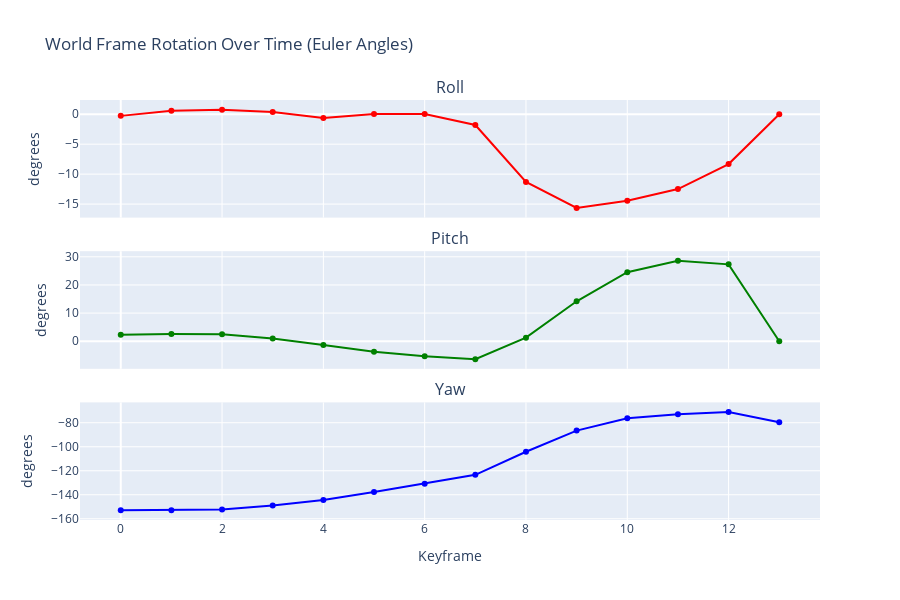

Here is the notebook cell this chart was saved with:
### Markdown cell above
### Rotation Time Series (Euler Angles)

### Code cell
# World frame rotation time series
quat_world = extract_quaternions(state_in_world)
euler_world = quaternion_to_euler(quat_world)

fig = make_subplots(rows=3, cols=1, shared_xaxes=True,
                    subplot_titles=('Roll', 'Pitch', 'Yaw'),
                    vertical_spacing=0.08)

fig.add_trace(go.Scatter(x=time_steps, y=euler_world[:, 0], mode='lines+markers', name='Roll', line=dict(color='red')), row=1, col=1)
fig.add_trace(go.Scatter(x=time_steps, y=euler_world[:, 1], mode='lines+markers', name='Pitch', line=dict(color='green')), row=2, col=1)
fig.add_trace(go.Scatter(x=time_steps, y=euler_world[:, 2], mode='lines+markers', name='Yaw', line=dict(color='blue')), row=3, col=1)

fig.update_xaxes(title_text='Keyframe', row=3, col=1)
fig.update_yaxes(title_text='degrees', row=1, col=1)
fig.update_yaxes(title_text='degrees', row=2, col=1)
fig.update_yaxes(title_text='degrees', row=3, col=1)

fig.update_layout(title='World Frame Rotation Over Time (Euler Angles)', height=600, showlegend=False)
fig.show()

### Figure 1 — Plotly figure (JSON) as saved in the notebook; plotly's stock layout.template omitted (floating-point values rounded to 4 significant figures)
{"data": [{"line": {"color": "red"}, "mode": "lines+markers", "name": "Roll", "type": "scatter", "x": [0, 1, 2, 3, 4, 5, 6, 7, 8, 9, 10, 11, 12, 13], "xaxis": "x", "y": [-0.276, 0.5824, 0.7649, 0.372, -0.6327, 0.02818, 0.02358, -1.805, -11.3, -15.65, -14.44, -12.49, -8.32, 0.0], "yaxis": "y"}, {"line": {"color": "green"}, "mode": "lines+markers", "name": "Pitch", "type": "scatter", "x": [0, 1, 2, 3, 4, 5, 6, 7, 8, 9, 10, 11, 12, 13], "xaxis": "x2", "y": [2.336, 2.595, 2.467, 1.008, -1.307, -3.701, -5.321, -6.377, 1.262, 14.19, 24.54, 28.57, 27.31, 0.0], "yaxis": "y2"}, {"line": {"color": "blue"}, "mode": "lines+markers", "name": "Yaw", "type": "scatter", "x": [0, 1, 2, 3, 4, 5, 6, 7, 8, 9, 10, 11, 12, 13], "xaxis": "x3", "y": [-153.0, -152.9, -152.3, -149.0, -144.3, -137.8, -130.8, -123.4, -104.2, -86.56, -76.2, -72.87, -71.08, -79.67], "yaxis": "y3"}], "layout": {"annotations": [{"font": {"size": 16}, "showarrow": false, "text": "Roll", "x": 0.5, "xanchor": "center", "xref": "paper", "y": 1, "yanchor": "bottom", "yref": "paper"}, {"font": {"size": 16}, "showarrow": false, "text": "Pitch", "x": 0.5, "xanchor": "center", "xref": "paper", "y": 0.64, "yanchor": "bottom", "yref": "paper"}, {"font": {"size": 16}, "showarrow": false, "text": "Yaw", "x": 0.5, "xanchor": "center", "xref": "paper", "y": 0.28, "yanchor": "bottom", "yref": "paper"}], "height": 600, "showlegend": false, "title": {"text": "World Frame Rotation Over Time (Euler Angles)"}, "xaxis": {"anchor": "y", "domain": [0, 1], "matches": "x3", "showticklabels": false}, "xaxis2": {"anchor": "y2", "domain": [0, 1], "matches": "x3", "showticklabels": false}, "xaxis3": {"anchor": "y3", "domain": [0, 1], "title": {"text": "Keyframe"}}, "yaxis": {"anchor": "x", "domain": [0.72, 1], "title": {"text": "degrees"}}, "yaxis2": {"anchor": "x2", "domain": [0.36, 0.64], "title": {"text": "degrees"}}, "yaxis3": {"anchor": "x3", "domain": [0, 0.28], "title": {"text": "degrees"}}}}
